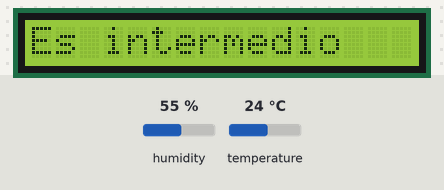
This sketch was run on a simulated Arduino Uno, built with avr-gcc and run on an emulated ATmega328P. Parts: 16×1 character LCD. The test bench sets the inputs (shaded band); at power-on: temperature 24 °C, humidity 55 %.

Above: at 1.2 s.
1.3 s: temperature set to 21 °C
3.5 s: temperature set to 18 °C
At 5.5 s:
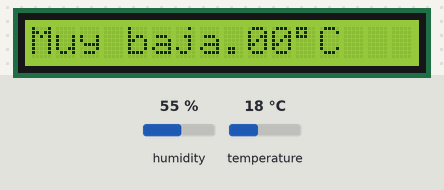
6.1 s: temperature set to 33 °C
At 7.8 s:
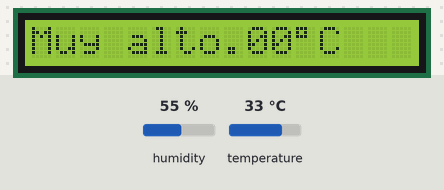
8.3 s: temperature set to 38 °C
10.2 s: temperature set to 41 °C
At 11.6 s:
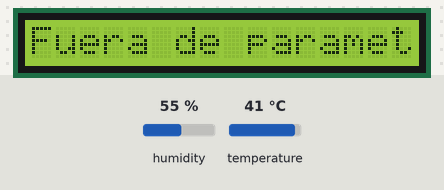
12.7 s: temperature set to 12 °C
At 14.2 s:
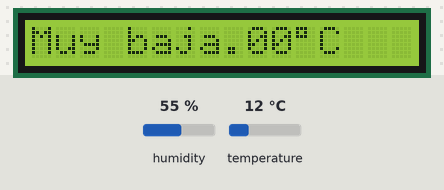
Timing chart, 0 to 15.7 s (numbered marks = the images above; inputs shaded):
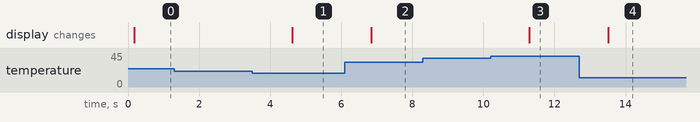

Measured:
- the behaviour switches between 20 and 19 °C on temperature (found by bisection; images 0 and 1)
- the behaviour switches between 39 and 40 °C on temperature (found by bisection; images 2 and 3)
- after the input at 1.3 s, every drawn part: stays the same
- after the input at 3.5 s, the display: changes after 1.1 s (image 1)
- after the input at 6.1 s, the display: changes after 0.74 s (image 2)
- after the input at 8.3 s, every drawn part: stays the same
- after the input at 10.2 s, the display: changes after 1.1 s (image 3)
- after the input at 12.7 s, the display: changes after 0.81 s (image 4)

The sketch:

practica4_parte2.ino
```cpp
#include <dht.h>
#include <LiquidCrystal_I2C.h>

LiquidCrystal_I2C lcd(0x27,16,2);
dht DHT;
#define DHT11_PIN 7

void setup() {
  lcd.begin(16, 1);
}

void loop() {
  int chk = DHT.read11(DHT11_PIN);
  lcd.init();
  lcd.setCursor(0,0);
  lcd.backlight();
  lcd.print("Temp: ");
  lcd.print(DHT.temperature);
  lcd.print((char)223);
  lcd.print("C");

  // Lógica corregida para imprimir mensajes según la temperatura
  lcd.setCursor(0,1); // Asegúrate de que esta línea esté comentada o eliminada si tu LCD solo tiene 2 filas.
  if (DHT.temperature < 20) {
    lcd.print("Muy baja");
  } else if (DHT.temperature < 30) {
    lcd.print("Es intermedio");
  } else if (DHT.temperature < 40) {
    lcd.print("Muy alto");
  } else {
    lcd.print("Fuera de parametro");
  }

  delay(1000);
}
```
